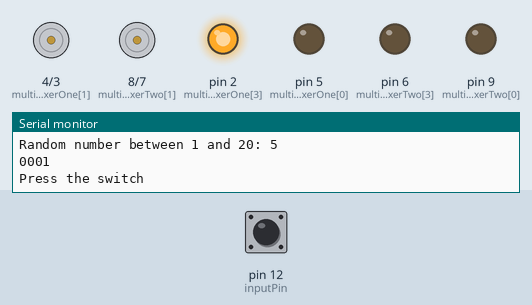
Bench run of a sketch on a simulated Arduino Uno, built with avr-gcc and run on an emulated ATmega328P. On the bench: motor-driver pin pairs drawn as motors (green arrow = first pin HIGH = forward, orange = second pin HIGH = backward, longer = more drive), output pins drawn as LEDs (lit = HIGH), the last lines printed to the serial monitor. The inputs (shaded band) are chosen by the test bench; at power-on: pin 12 (inputPin) HIGH. Random numbers use the default seed unless the sketch sets one.

Above: at 1.2 s.
1.3 s: pin 12 (inputPin) pulled LOW for 0.15 s
At 3.5 s:
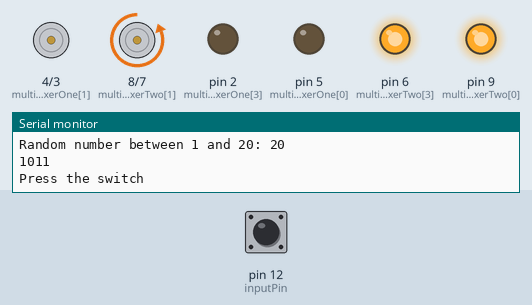
3.8 s: pin 12 (inputPin) pulled LOW for 1 s
At 5.7 s:
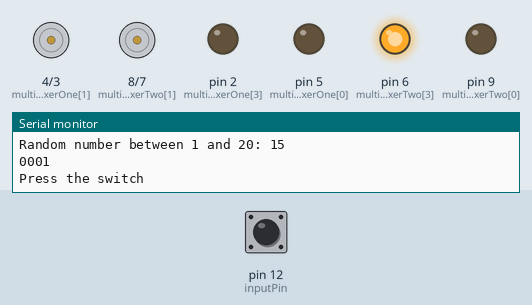
6.3 s: pin 12 (inputPin) pulled LOW for 0.15 s
At 7.6 s:
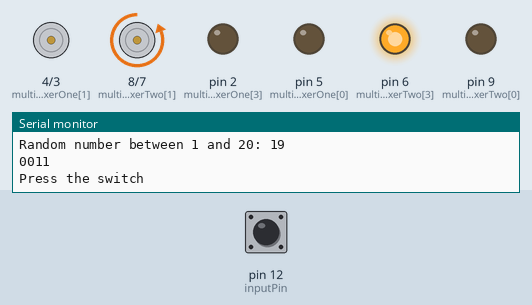
8.8 s: pin 12 (inputPin) pulled LOW for 3.2 s
At 9.9 s:
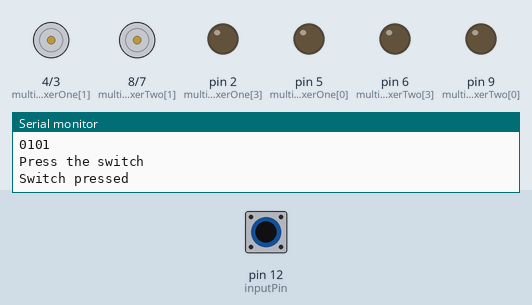
14.3 s: pin 12 (inputPin) pulled LOW for 3.2 s
At 19.5 s:
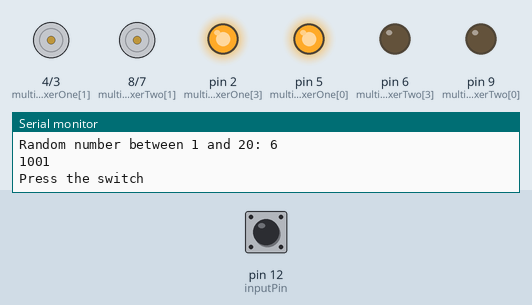
19.8 s: pin 12 (inputPin) pulled LOW for 0.15 s
At 21.4 s:
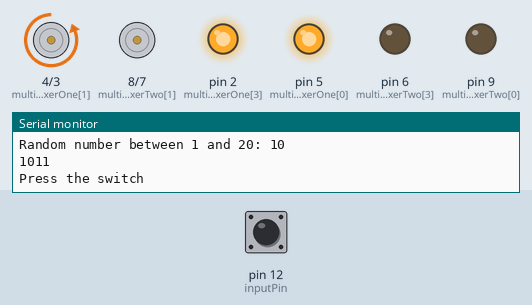
Timing chart, 0 to 22.9 s (numbered marks = the images above; inputs shaded):
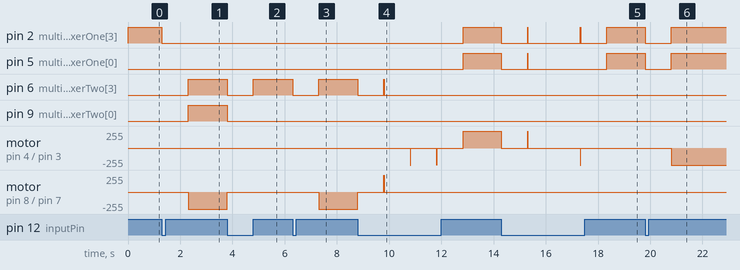

The sketch:

main.ino
```cpp
const int multiplexerOne[4] = {5,4,3,2};
const int multiplexerTwo[4] = {9,8,7,6};
const int inputPin = 12;

void setup() {
  // Initialize serial communication
  Serial.begin(9600);
  randomSeed(analogRead(A0));

  // Initialize the Multiplexer pins as outputs
  for (int i = 0; i < 4; i++) {
    pinMode(multiplexerOne[i], OUTPUT);
    pinMode(multiplexerTwo[i], OUTPUT);
  }
  // Set input pin with internal pullup
  pinMode(inputPin, INPUT_PULLUP);
}

void loop() {
  //Generate random number between 1 and 20
  int randomNum = random(1, 21);
  Serial.print("Random number between 1 and 20: ");
  Serial.println(randomNum);

  //choose mux
  if (randomNum <= 10) {
    randomNum += 3; // Add 3 to the random number
    //Binary conversion
    // Mask with 0x0F to get only the lower 4 bits
    randomNum = randomNum & 0x0F;

     // Set the multiplexer based on the binary representation
    for (int i = 0; i < 4; i++) {
      Serial.print((randomNum >> i) & 0x01);
      digitalWrite(multiplexerOne[i], (randomNum >> i) & 0x01); // Extract each bit and set the LED
    }
    Serial.println("");
  }

  else {
    randomNum -= 7; // Subtract 7 from the random number

    //Binary conversion
    // Mask with 0x0F to get only the lower 4 bits
    randomNum = randomNum & 0x0F;

    // Set the multiplexer based on the binary representation
    for (int i = 0; i < 4; i++) {
      Serial.print((randomNum >> i) & 0x01);
      digitalWrite(multiplexerTwo[i], (randomNum >> i) & 0x01); // Extract each bit and set the LED
    }
    Serial.println("");

  }

  // Wait for the input from pin 8
  Serial.println("Press the switch");
  while (digitalRead(inputPin) == HIGH) {
    // Do nothing, just wait
  }

  Serial.println("Switch pressed");
  //Reset multiplexer
  for (int i = 0; i < 4; i++) {
      digitalWrite(multiplexerOne[i],LOW );
      digitalWrite(multiplexerTwo[i],LOW );
  }

  delay(1000); // Wait for 1 second before restarting the loop
}
```

Measured:
- after the input at 1.3 s, pin 2 (multiplexerOne[3]): HIGH → LOW at once; pin 6 (multiplexerTwo[3]), pin 9 (multiplexerTwo[0]): LOW → HIGH after 1.0 s; motor on pin 8 (multiplexerTwo[1]) / pin 7 (multiplexerTwo[2]): stopped → backward 255/255 after 1.0 s
- after the input at 3.8 s, pin 6 (multiplexerTwo[3]): HIGH → LOW at once, → HIGH 1.0 s later; pin 9 (multiplexerTwo[0]): HIGH → LOW at once; motor on pin 8 (multiplexerTwo[1]) / pin 7 (multiplexerTwo[2]): backward 255/255 → stopped at once
- after the input at 6.3 s, pin 6 (multiplexerTwo[3]): HIGH → LOW at once, → HIGH 1.0 s later; motor on pin 8 (multiplexerTwo[1]) / pin 7 (multiplexerTwo[2]): stopped → backward 255/255 after 1.0 s
- after the input at 8.8 s, pin 2 (multiplexerOne[3]), pin 5 (multiplexerOne[0]): LOW → HIGH after 4.0 s
- after the input at 14.3 s, pin 2 (multiplexerOne[3]): goes LOW 1.0 s, HIGH 0.01 s, LOW 2.0 s, HIGH 0.01 s, LOW 1.0 s, then HIGH, starting at once; pin 5 (multiplexerOne[0]): HIGH → LOW at once, → HIGH 1.0 s later, → LOW 0.01 s later, → HIGH 3.0 s later; motor on pin 4 (multiplexerOne[1]) / pin 3 (multiplexerOne[2]): forward 255/255 → stopped at once
- after the input at 19.8 s, pin 2 (multiplexerOne[3]), pin 5 (multiplexerOne[0]): HIGH → LOW at once, → HIGH 1.0 s later; motor on pin 4 (multiplexerOne[1]) / pin 3 (multiplexerOne[2]): stopped → backward 255/255 after 1.0 s
